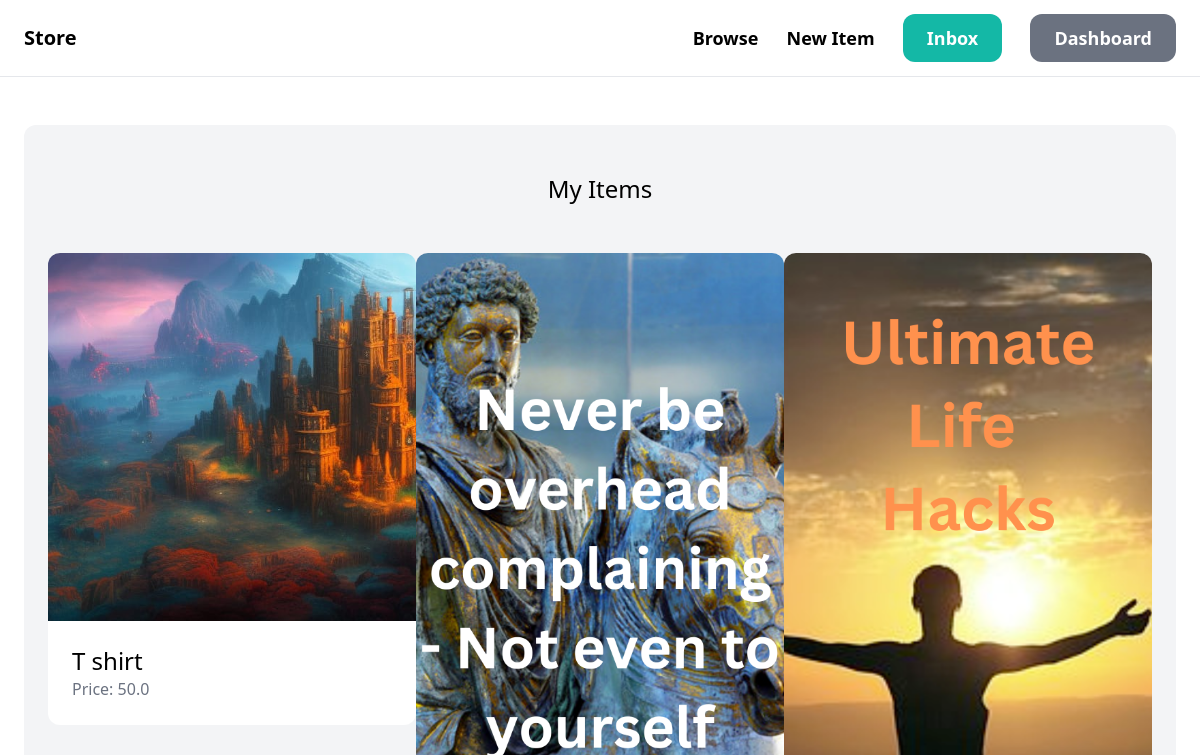
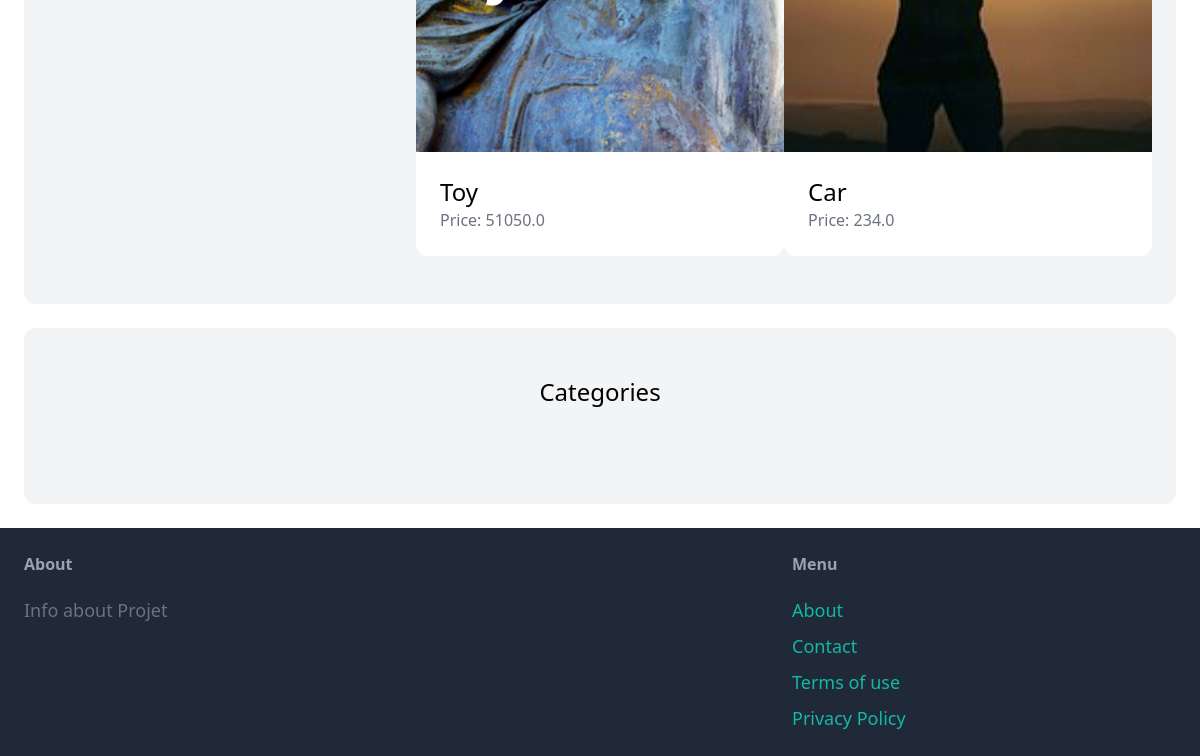
Page /dashboard/ (signed in) on the earlier database version (2 pictures, top to bottom).
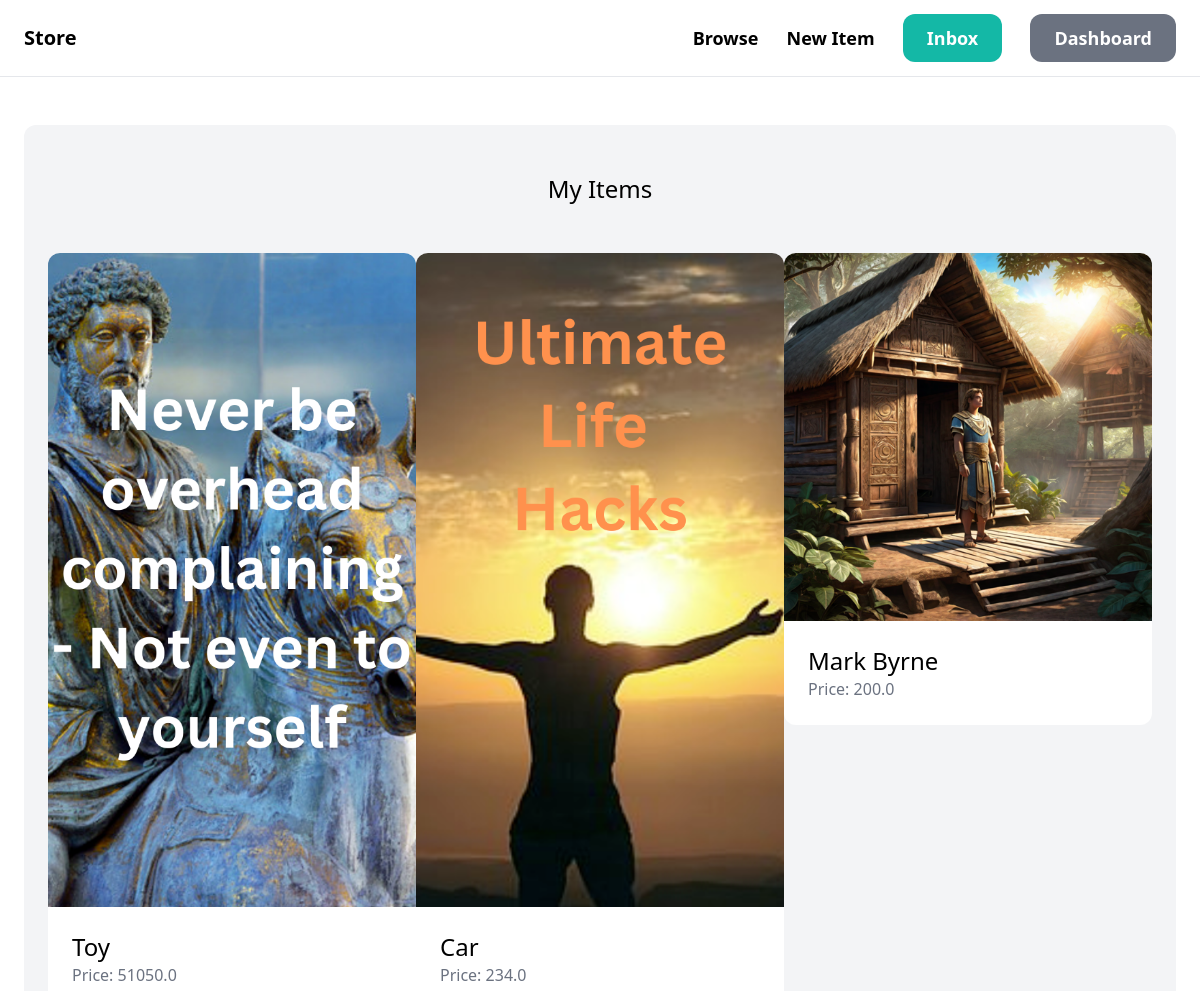
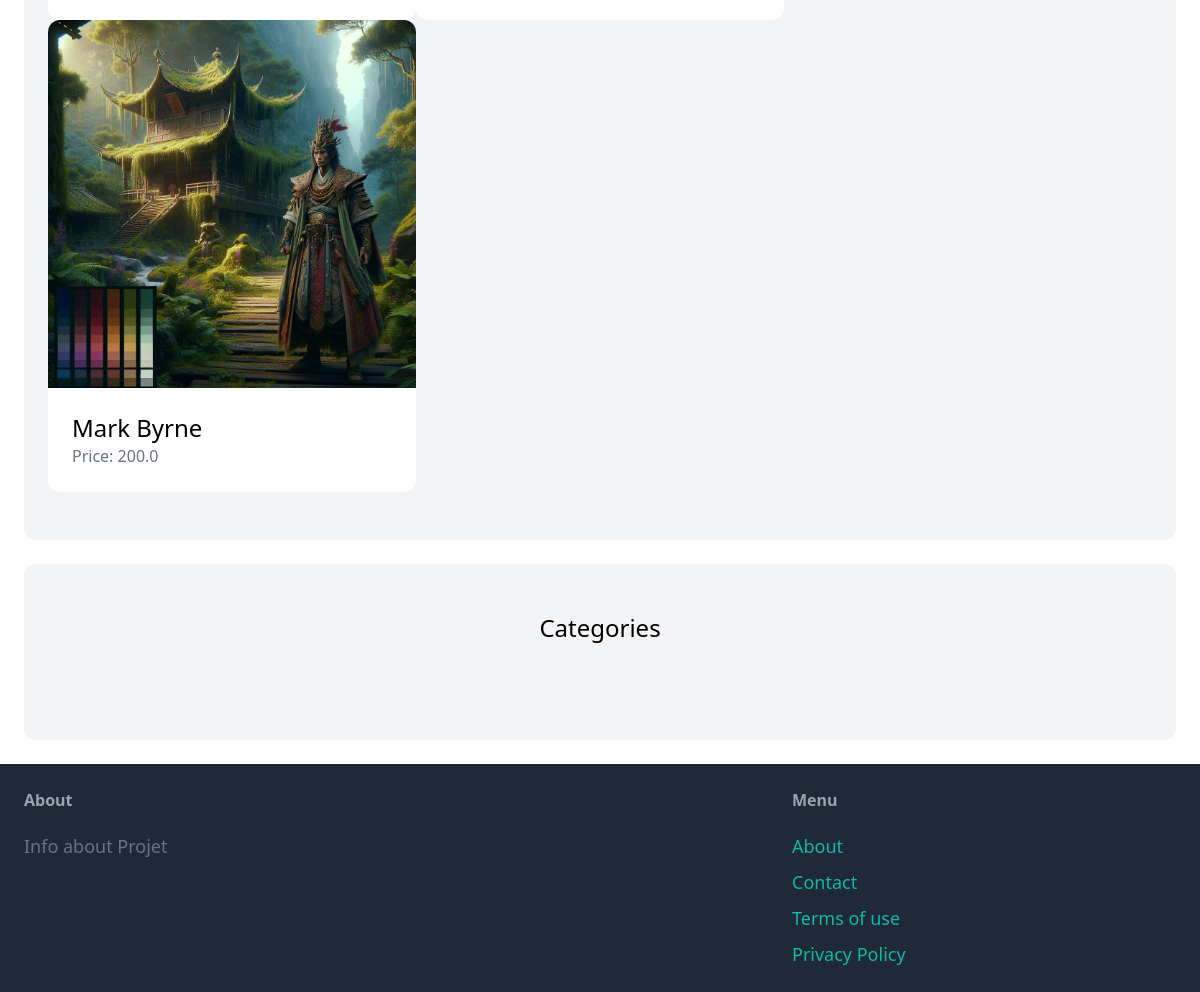
Same page on the later database version (2 pictures, top to bottom).
### item/models.py (models this page shows, shortened)
class Item(models.Model):
    category= models.ForeignKey(Category, related_name='items', on_delete=models.CASCADE)
    name = models.CharField(max_length=255)
    description = models.TextField(blank=True, null=True)
    price = models.FloatField()
    image = models.ImageField(upload_to='item_images', blank=True, null=True)
    is_sold = models.BooleanField(default=False)
    created_by = models.ForeignKey(User, related_name='items', on_delete=models.CASCADE)
    created_at = models.DateTimeField(auto_now_add=True)

### dashboard/views.py (the view)
# urls.py: path('', views.index, name='index'),
@login_required
def index(request):
    items = Item.objects.filter(created_by=request.user)
    return render(request, 'dashboard/index.html', {
        'items': items,
    })

### dashboard/templates/dashboard/index.html (shortened to what this page needs)
{% extends 'core/base.html' %}
{% block content %}
<div class="mt-6 px-6 py-12 bg-gray-100 rounded-xl">
    <h2 class="mb-12 text-2xl text-center">My Items</h2>
    <div class="grid grid-cols-3 gape-3">
        {% for item in items %}
        <div>
            <a href="{% url 'item:detail' item.id %}">
                <div>
                    <img src="{{ item.image.url }}" class="rounded-t-xl">
                </div>
                <div class="p-6 bg-white rounded-b-xl">
                    <h2 class="text-2xl">{{ item.name }}</h2>
                    <p class="text-gray-500">Price: {{ item.price }}</p>
                </div>
            </a>
        </div>
        {% endfor %}
    </div>
</div>
<div class="mt-6 px-6 py-12 bg-gray-100 rounded-xl">
    <h2 class="mb-12 text-2xl text-center">Categories</h2>
</div>
{% endblock %}

Differences in the rows shown:
removed Item: image (picture), name "T shirt", price "50.0"
added Item: image (picture), name "Mark Byrne", price "200.0"
added Item: image (picture), name "Mark Byrne", price "200.0"
